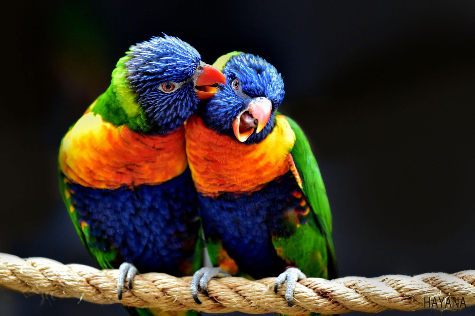
#> input picture Tutorials/Tutorial_5/bird.png, 475 x 316 px, found by its file name
$ jupyter execute --allow-errors Tutorial_4.ipynb   (text cells are left out)
#> lines starting #> are read from the running program, lines starting #| are printed output that depends on the picture; pictures that were not available may be replaced by others from this repository, and a replacement may not be noted
[cell 1]
####################
# IMAGE HISTOGRAMS #
####################
import cv2
import numpy as np
import matplotlib.pyplot as plt

# load the image
img = cv2.imread("bird.png")
#> img is the input picture: shape (316, 475, 3); mean B, G, R 39.5, 49.9, 58.9

# convert to grayscale
img_gray = cv2.cvtColor(img, cv2.COLOR_BGR2GRAY)
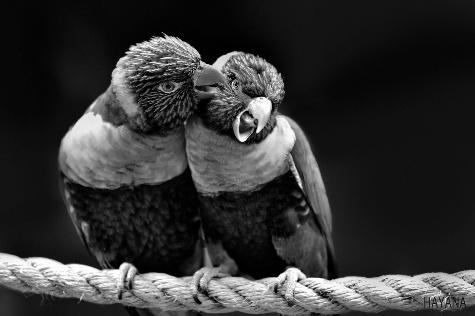
#> img_gray: shape (316, 475); min 0, max 255, mean 51.4

# compute histogram for grayscale image
# cv2.calcHist(image, channels, mask, histSize, ranges)
hist_gray = cv2.calcHist([img_gray], [0], None, [256], [0,256])
#> hist_gray = 256 values, max 10220 at index 17, min 7 at index 255, mean 586.3

# compute histogram for each RGB channel

hist_color = []
for i in range(0, img.shape[2]):
    hist_color.append(cv2.calcHist([img], [i], None, [256], [0,256]))
#> after the loop, hist_color = 3 items

print("Image pixel count = " + str(img.shape[0]*img.shape[1]))
#| Image pixel count = 150100
print("hist_gray pixel count = " + str(sum(hist_gray)))
#| hist_gray pixel count = [150100.]
print("hist_color[R] pixel count = " + str(sum(hist_color[0])))
#| hist_color[R] pixel count = [150100.]
print("hist_color[G] pixel count = " + str(sum(hist_color[1])))
#| hist_color[G] pixel count = [150100.]
print("hist_color[B] pixel count = " + str(sum(hist_color[2])))
#| hist_color[B] pixel count = [150100.]

# convert to RGB
img = cv2.cvtColor(img, cv2.COLOR_BGR2RGB)

# display image
plt.figure(figsize=(15,15))
plt.subplot(121), plt.imshow(img_gray, cmap="gray")
plt.title("Image Gray"), plt.xticks([]), plt.yticks([])
plt.subplot(122), plt.imshow(img)
plt.title("Image RGB"), plt.xticks([]), plt.yticks([])
plt.show()
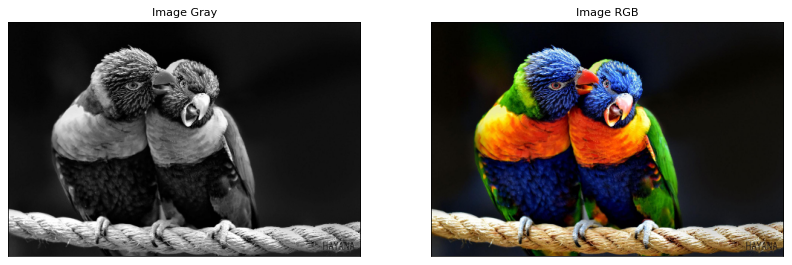
#> figure drawn by matplotlib, 2 panels

# display histograms
plt.figure(figsize=(15,5))
plt.subplot(121), plt.plot(hist_gray)
plt.title("Grayscale Histogram"), plt.xlim([0, 256]), plt.ylim(0)
plt.minorticks_on()
plt.grid(which='major', linestyle='-', linewidth='0.5')
plt.grid(which='minor', linestyle=':', linewidth='0.5')

plt.subplot(122)
colors = ['r', 'g', 'b']
for i in range(0, img.shape[2]):
    plt.plot(hist_color[i], color=colors[i])
plt.title("RGB Histogram"), plt.xlim([0,256]), plt.ylim(0)
plt.minorticks_on()
plt.grid(which='major', linestyle='-', linewidth='0.5')
plt.grid(which='minor', linestyle=':', linewidth='0.5')
plt.show()
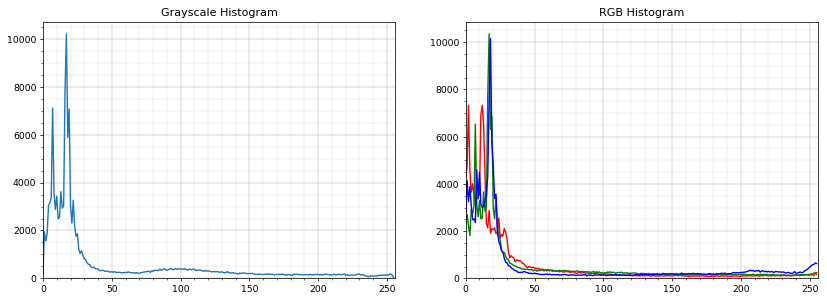
#> figure drawn by matplotlib, 2 panels; panel 1: curve peaks at x = 17, y = 10220; panel 2: curve peaks at x = 12, y = 7331; panel 2: curve peaks at x = 17, y = 10357; panel 2: curve peaks at x = 18, y = 10157

[cell 2]
#####################
# TEMPLATE MATCHING #
#####################

# load image
img = cv2.imread("board.png")
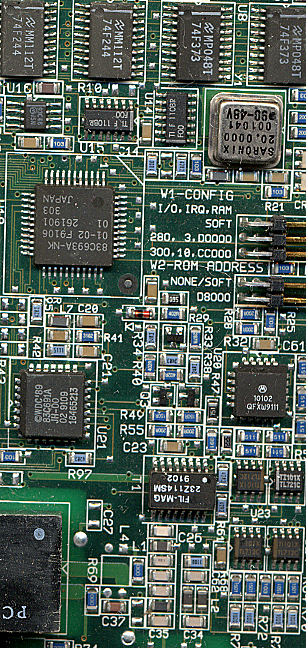
#> input picture Tutorials/Tutorial_3/board.tif, 306 x 648 px, given in place of board.png, which was not available
#> img is the input picture: shape (648, 306, 3); mean B, G, R 89.1, 99, 84.2
img = cv2.cvtColor(img, cv2.COLOR_BGR2RGB)
# create copy
img_disp = img.copy()

# Read a template from one of the resistors
temp = cv2.imread("template.png")
#> (the rest of this cell did not finish here and is left out)

[cell 3]
#######
# ZIP #
#######
x=[1,2,3,7]
y=[4,5,6,9]
for pt in zip(x,y):
    print(pt)

[cell 4]
##########################
# HARRIS CORNER DETECTOR #
##########################

# load image as grayscale
img = cv2.imread("chessboard.png")
# copy image
#> (the rest of this cell did not finish here and is left out)

[cell 5]
### need to install opencv-contrib-python

## run following command on your terminal
## pip install opencv-python==3.4.2.16
## pip install opencv-contrib-python==3.4.2.16

#########################
# SIFT FEATURE DETECTOR #
#########################
import cv2
import numpy as np
import matplotlib.pyplot as plt

# load image
img = cv2.imread("bird.png")
# copy image
img_disp = img.copy()
# convert to RGB
img = cv2.cvtColor(img, cv2.COLOR_BGR2RGB)
img_disp = cv2.cvtColor(img_disp, cv2.COLOR_BGR2RGB)

# create a SIFT object
sift = cv2.xfeatures2d.SIFT_create()

# detect SIFT features, with no masks
keypoints = sift.detect(img, None)
#> keypoints = 871 keypoints; strongest (x, y, size): (243, 138, 5), (299, 280, 2.9), (258, 131, 2.4), (238, 117, 2.2)

# draw the keypoints
cv2.drawKeypoints(img, keypoints, img_disp, flags=cv2.DRAW_MATCHES_FLAGS_DRAW_RICH_KEYPOINTS)
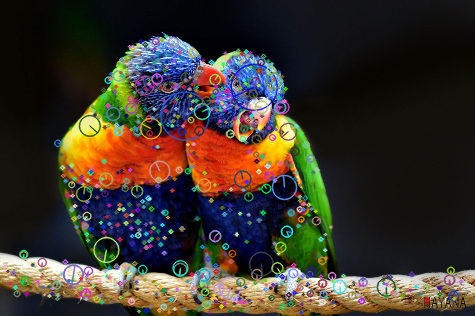
#> img_disp: shape (316, 475, 3); mean R, G, B 60.1, 52.8, 43.9


# display
plt.figure(figsize=(10,10))
plt.subplot(121), plt.imshow(img)
plt.title("Input Image"), plt.xticks([]), plt.yticks([])
plt.subplot(122), plt.imshow(img_disp)
plt.title("SIFT Features"), plt.xticks([]), plt.yticks([])
plt.show()

# num of SIFT keypoints
print('Num keypoints: '+ str(len(keypoints)))
#| Num keypoints: 871

[cell 6]
####################
# SIFT DESCRIPTORS #
####################

# load image
img = cv2.imread("bird.png")

# create a SIFT object
sift = cv2.xfeatures2d.SIFT_create()

# detect SIFT features, with no masks
keypoints = sift.detect(img, None)
#> keypoints = 781 keypoints; strongest (x, y, size): (243, 138, 5.3), (298, 280, 2.7), (258, 131, 2.5), (261, 107, 13.1)

# compute SIFT descriptors
keypoints, descriptors = sift.compute(img, keypoints)

# Alternatively, we can use keypoints,descriptors = sift.detectAndCompute(gray,None) to get both

# num of SIFT keypoints/descriptors
print('descriptors size: '+ str(descriptors.shape))
#| descriptors size: (781, 128)

# plot a couple of 1x128 SIFT descriptors
num = 3
plt.figure(figsize=(15,15))
for i in range(num):
    # plot the 128x1 np array using matplotlib plot()
    #plt.plot(descriptors[i], linestyle='--')
    plt.bar(np.arange(0,128),descriptors[i], edgecolor='k' )
    plt.xlim([0,128]) # set x-axis limit
plt.show()
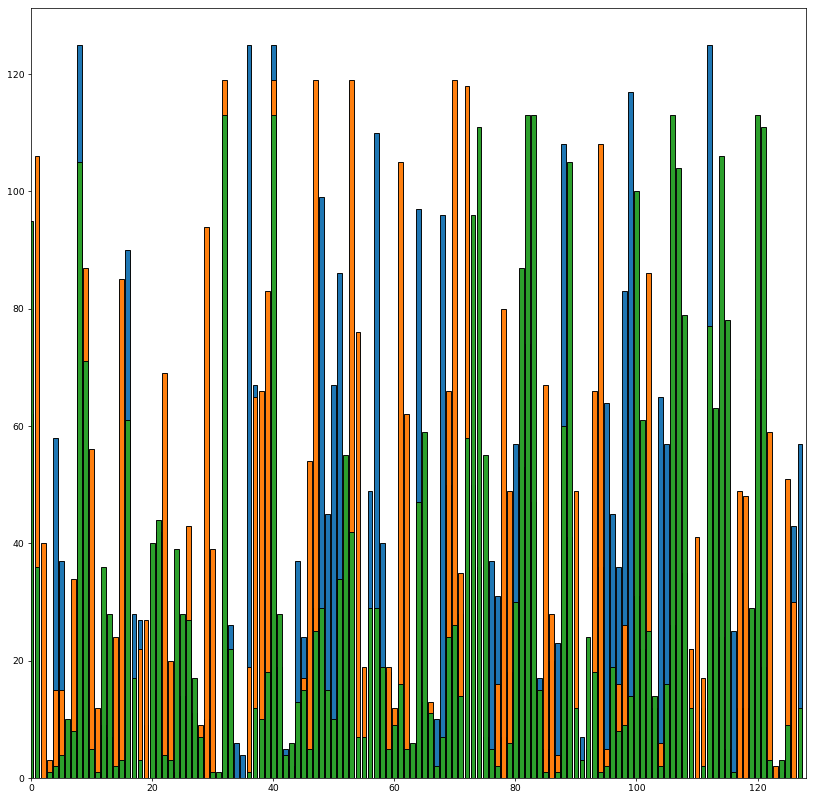
#> figure drawn by matplotlib, 1 panel
